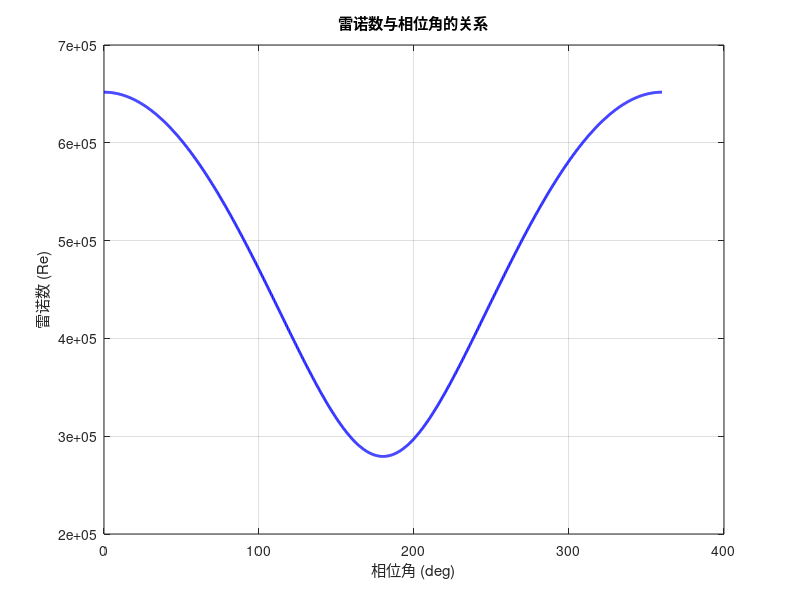

Source code (MATLAB): (Note: this script raises an error after producing the figure.)
% 定义参数
V_inf = 11; % 来流风速 (m/s)
W = 11;    % 转速 (rad/s)
R = 2.5;    % 风轮半径 (m)

% 相位角 a 的设置，从-5度到15度，间隔.25度
a_deg = 0:.25:360;
a_rad = deg2rad(a_deg); % 转换为弧度

% 计算合成速度在极坐标下的表示
V_theta = W*R * sin(a_rad); % V_theta 分量
V_r = V_inf + W*R * cos(a_rad); % V_r 分量

% 计算合成速度的大小
V_synthetic = sqrt(V_r.^2 + V_theta.^2);

% 假设流体的密度(空气)和黏度用于计算雷诺数
rho = 1.225;    % 空气密度 (kg/m^3)
mu = 1.809e-5;   % 空气动态黏度 (Pa·s)

% 计算雷诺数 (Re = rho * V * L / mu)
% 使用风轮直径作为特征长度 (L = c弦长)
L = 0.25; 
Re_num = (rho * V_synthetic * L) / mu;

% 绘制雷诺数与相位角的关系图
figure;
plot(a_deg, Re_num, 'b-', 'LineWidth', 2);
xlabel('相位角 (deg)');
ylabel('雷诺数 (Re)');
title('雷诺数与相位角的关系');
grid on;

% 绘制合成速度的极坐标图
figure;
polarplot(a_rad, V_synthetic, 'r-', 'LineWidth', 2);
title('合成速度的极坐标图');

% 输出合成风速大小的列表
disp('合成风速大小列表:');
disp(V_synthetic);

% 单独输出合成风速的最大值与最小值
V_max = max(V_synthetic);
V_min = min(V_synthetic);
disp(['合成风速最大值: ', num2str(V_max)]);
disp(['合成风速最小值: ', num2str(V_min)]);
